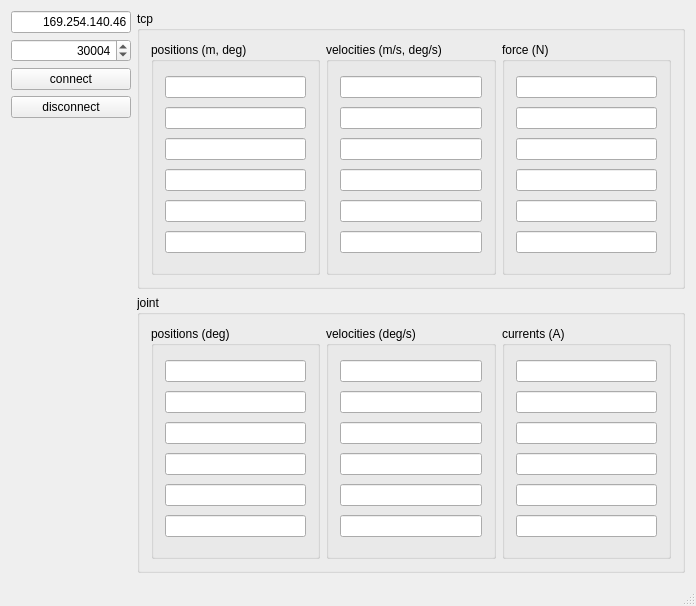
<?xml version="1.0" encoding="UTF-8"?>
<ui version="4.0">
 <class>MainWindow</class>
 <widget class="QMainWindow" name="MainWindow">
  <property name="geometry">
   <rect>
    <x>0</x>
    <y>0</y>
    <width>696</width>
    <height>606</height>
   </rect>
  </property>
  <property name="windowTitle">
   <string>MainWindow</string>
  </property>
  <widget class="QWidget" name="centralWidget">
   <layout class="QHBoxLayout" name="horizontalLayout_3">
    <item>
     <layout class="QVBoxLayout" name="verticalLayout">
      <item>
       <widget class="QLineEdit" name="lineEditAddress">
        <property name="sizePolicy">
         <sizepolicy hsizetype="Fixed" vsizetype="Fixed">
          <horstretch>0</horstretch>
          <verstretch>0</verstretch>
         </sizepolicy>
        </property>
        <property name="maximumSize">
         <size>
          <width>120</width>
          <height>16777215</height>
         </size>
        </property>
        <property name="text">
         <string>169.254.140.46</string>
        </property>
        <property name="alignment">
         <set>Qt::AlignRight|Qt::AlignTrailing|Qt::AlignVCenter</set>
        </property>
       </widget>
      </item>
      <item>
       <widget class="QSpinBox" name="spinBoxIp">
        <property name="sizePolicy">
         <sizepolicy hsizetype="Fixed" vsizetype="Fixed">
          <horstretch>0</horstretch>
          <verstretch>0</verstretch>
         </sizepolicy>
        </property>
        <property name="maximumSize">
         <size>
          <width>120</width>
          <height>16777215</height>
         </size>
        </property>
        <property name="alignment">
         <set>Qt::AlignRight|Qt::AlignTrailing|Qt::AlignVCenter</set>
        </property>
        <property name="maximum">
         <number>65535</number>
        </property>
        <property name="value">
         <number>30004</number>
        </property>
       </widget>
      </item>
      <item>
       <widget class="QPushButton" name="pushButtonConnect">
        <property name="sizePolicy">
         <sizepolicy hsizetype="Fixed" vsizetype="Fixed">
          <horstretch>0</horstretch>
          <verstretch>0</verstretch>
         </sizepolicy>
        </property>
        <property name="maximumSize">
         <size>
          <width>120</width>
          <height>16777215</height>
         </size>
        </property>
        <property name="text">
         <string>connect</string>
        </property>
       </widget>
      </item>
      <item>
       <widget class="QPushButton" name="pushButtonDisconnect">
        <property name="sizePolicy">
         <sizepolicy hsizetype="Fixed" vsizetype="Fixed">
          <horstretch>0</horstretch>
          <verstretch>0</verstretch>
         </sizepolicy>
        </property>
        <property name="maximumSize">
         <size>
          <width>120</width>
          <height>16777215</height>
         </size>
        </property>
        <property name="text">
         <string>disconnect</string>
        </property>
       </widget>
      </item>
      <item>
       <spacer name="verticalSpacer">
        <property name="orientation">
         <enum>Qt::Vertical</enum>
        </property>
        <property name="sizeHint" stdset="0">
         <size>
          <width>20</width>
          <height>40</height>
         </size>
        </property>
       </spacer>
      </item>
     </layout>
    </item>
    <item>
     <layout class="QVBoxLayout" name="verticalLayout_8">
      <item>
       <widget class="QGroupBox" name="groupBox_7">
        <property name="title">
         <string>tcp</string>
        </property>
        <layout class="QHBoxLayout" name="horizontalLayout_2">
         <item>
          <widget class="QGroupBox" name="groupBox_8">
           <property name="title">
            <string>positions (m, deg)</string>
           </property>
           <layout class="QVBoxLayout" name="verticalLayout_5">
            <item>
             <widget class="QLineEdit" name="lineEditPositionX">
              <property name="sizePolicy">
               <sizepolicy hsizetype="Preferred" vsizetype="Fixed">
                <horstretch>0</horstretch>
                <verstretch>0</verstretch>
               </sizepolicy>
              </property>
              <property name="alignment">
               <set>Qt::AlignRight|Qt::AlignTrailing|Qt::AlignVCenter</set>
              </property>
             </widget>
            </item>
            <item>
             <widget class="QLineEdit" name="lineEditPositionY">
              <property name="sizePolicy">
               <sizepolicy hsizetype="Preferred" vsizetype="Fixed">
                <horstretch>0</horstretch>
                <verstretch>0</verstretch>
               </sizepolicy>
              </property>
              <property name="alignment">
               <set>Qt::AlignRight|Qt::AlignTrailing|Qt::AlignVCenter</set>
              </property>
             </widget>
            </item>
            <item>
             <widget class="QLineEdit" name="lineEditPositionZ">
              <property name="sizePolicy">
               <sizepolicy hsizetype="Preferred" vsizetype="Fixed">
                <horstretch>0</horstretch>
                <verstretch>0</verstretch>
               </sizepolicy>
              </property>
              <property name="alignment">
               <set>Qt::AlignRight|Qt::AlignTrailing|Qt::AlignVCenter</set>
              </property>
             </widget>
            </item>
            <item>
             <widget class="QLineEdit" name="lineEditPositionRx">
              <property name="sizePolicy">
               <sizepolicy hsizetype="Preferred" vsizetype="Fixed">
                <horstretch>0</horstretch>
                <verstretch>0</verstretch>
               </sizepolicy>
              </property>
              <property name="alignment">
               <set>Qt::AlignRight|Qt::AlignTrailing|Qt::AlignVCenter</set>
              </property>
             </widget>
            </item>
            <item>
             <widget class="QLineEdit" name="lineEditPositionRy">
              <property name="sizePolicy">
               <sizepolicy hsizetype="Preferred" vsizetype="Fixed">
                <horstretch>0</horstretch>
                <verstretch>0</verstretch>
               </sizepolicy>
              </property>
              <property name="alignment">
               <set>Qt::AlignRight|Qt::AlignTrailing|Qt::AlignVCenter</set>
              </property>
             </widget>
            </item>
            <item>
             <widget class="QLineEdit" name="lineEditPositionRz">
              <property name="sizePolicy">
               <sizepolicy hsizetype="Preferred" vsizetype="Fixed">
                <horstretch>0</horstretch>
                <verstretch>0</verstretch>
               </sizepolicy>
              </property>
              <property name="alignment">
               <set>Qt::AlignRight|Qt::AlignTrailing|Qt::AlignVCenter</set>
              </property>
             </widget>
            </item>
           </layout>
          </widget>
         </item>
         <item>
          <widget class="QGroupBox" name="groupBox_9">
           <property name="title">
            <string>velocities (m/s, deg/s)</string>
           </property>
           <layout class="QVBoxLayout" name="verticalLayout_6">
            <item>
             <widget class="QLineEdit" name="lineEditVelocityX">
              <property name="sizePolicy">
               <sizepolicy hsizetype="Preferred" vsizetype="Fixed">
                <horstretch>0</horstretch>
                <verstretch>0</verstretch>
               </sizepolicy>
              </property>
              <property name="alignment">
               <set>Qt::AlignRight|Qt::AlignTrailing|Qt::AlignVCenter</set>
              </property>
             </widget>
            </item>
            <item>
             <widget class="QLineEdit" name="lineEditVelocityY">
              <property name="sizePolicy">
               <sizepolicy hsizetype="Preferred" vsizetype="Fixed">
                <horstretch>0</horstretch>
                <verstretch>0</verstretch>
               </sizepolicy>
              </property>
              <property name="alignment">
               <set>Qt::AlignRight|Qt::AlignTrailing|Qt::AlignVCenter</set>
              </property>
             </widget>
            </item>
            <item>
             <widget class="QLineEdit" name="lineEditVelocityZ">
              <property name="sizePolicy">
               <sizepolicy hsizetype="Preferred" vsizetype="Fixed">
                <horstretch>0</horstretch>
                <verstretch>0</verstretch>
               </sizepolicy>
              </property>
              <property name="alignment">
               <set>Qt::AlignRight|Qt::AlignTrailing|Qt::AlignVCenter</set>
              </property>
             </widget>
            </item>
            <item>
             <widget class="QLineEdit" name="lineEditVelocityRx">
              <property name="sizePolicy">
               <sizepolicy hsizetype="Preferred" vsizetype="Fixed">
                <horstretch>0</horstretch>
                <verstretch>0</verstretch>
               </sizepolicy>
              </property>
              <property name="alignment">
               <set>Qt::AlignRight|Qt::AlignTrailing|Qt::AlignVCenter</set>
              </property>
             </widget>
            </item>
            <item>
             <widget class="QLineEdit" name="lineEditVelocityRy">
              <property name="sizePolicy">
               <sizepolicy hsizetype="Preferred" vsizetype="Fixed">
                <horstretch>0</horstretch>
                <verstretch>0</verstretch>
               </sizepolicy>
              </property>
              <property name="alignment">
               <set>Qt::AlignRight|Qt::AlignTrailing|Qt::AlignVCenter</set>
              </property>
             </widget>
            </item>
            <item>
             <widget class="QLineEdit" name="lineEditVelocityRz">
              <property name="sizePolicy">
               <sizepolicy hsizetype="Preferred" vsizetype="Fixed">
                <horstretch>0</horstretch>
                <verstretch>0</verstretch>
               </sizepolicy>
              </property>
              <property name="alignment">
               <set>Qt::AlignRight|Qt::AlignTrailing|Qt::AlignVCenter</set>
              </property>
             </widget>
            </item>
           </layout>
          </widget>
         </item>
         <item>
          <widget class="QGroupBox" name="groupBox_10">
           <property name="title">
            <string>force (N)</string>
           </property>
           <layout class="QVBoxLayout" name="verticalLayout_7">
            <item>
             <widget class="QLineEdit" name="lineEditForceX">
              <property name="sizePolicy">
               <sizepolicy hsizetype="Preferred" vsizetype="Fixed">
                <horstretch>0</horstretch>
                <verstretch>0</verstretch>
               </sizepolicy>
              </property>
              <property name="alignment">
               <set>Qt::AlignRight|Qt::AlignTrailing|Qt::AlignVCenter</set>
              </property>
             </widget>
            </item>
            <item>
             <widget class="QLineEdit" name="lineEditForceY">
              <property name="sizePolicy">
               <sizepolicy hsizetype="Preferred" vsizetype="Fixed">
                <horstretch>0</horstretch>
                <verstretch>0</verstretch>
               </sizepolicy>
              </property>
              <property name="alignment">
               <set>Qt::AlignRight|Qt::AlignTrailing|Qt::AlignVCenter</set>
              </property>
             </widget>
            </item>
            <item>
             <widget class="QLineEdit" name="lineEditForceZ">
              <property name="sizePolicy">
               <sizepolicy hsizetype="Preferred" vsizetype="Fixed">
                <horstretch>0</horstretch>
                <verstretch>0</verstretch>
               </sizepolicy>
              </property>
              <property name="alignment">
               <set>Qt::AlignRight|Qt::AlignTrailing|Qt::AlignVCenter</set>
              </property>
             </widget>
            </item>
            <item>
             <widget class="QLineEdit" name="lineEditForceRx">
              <property name="sizePolicy">
               <sizepolicy hsizetype="Preferred" vsizetype="Fixed">
                <horstretch>0</horstretch>
                <verstretch>0</verstretch>
               </sizepolicy>
              </property>
              <property name="alignment">
               <set>Qt::AlignRight|Qt::AlignTrailing|Qt::AlignVCenter</set>
              </property>
             </widget>
            </item>
            <item>
             <widget class="QLineEdit" name="lineEditForceRy">
              <property name="sizePolicy">
               <sizepolicy hsizetype="Preferred" vsizetype="Fixed">
                <horstretch>0</horstretch>
                <verstretch>0</verstretch>
               </sizepolicy>
              </property>
              <property name="alignment">
               <set>Qt::AlignRight|Qt::AlignTrailing|Qt::AlignVCenter</set>
              </property>
             </widget>
            </item>
            <item>
             <widget class="QLineEdit" name="lineEditForceRz">
              <property name="sizePolicy">
               <sizepolicy hsizetype="Preferred" vsizetype="Fixed">
                <horstretch>0</horstretch>
                <verstretch>0</verstretch>
               </sizepolicy>
              </property>
              <property name="alignment">
               <set>Qt::AlignRight|Qt::AlignTrailing|Qt::AlignVCenter</set>
              </property>
             </widget>
            </item>
           </layout>
          </widget>
         </item>
        </layout>
       </widget>
      </item>
      <item>
       <widget class="QGroupBox" name="groupBox_2">
        <property name="title">
         <string>joint</string>
        </property>
        <layout class="QHBoxLayout" name="horizontalLayout">
         <item>
          <widget class="QGroupBox" name="groupBox_3">
           <property name="title">
            <string>positions (deg)</string>
           </property>
           <layout class="QVBoxLayout" name="verticalLayout_2">
            <item>
             <widget class="QLineEdit" name="lineEditPositionJ1">
              <property name="sizePolicy">
               <sizepolicy hsizetype="Preferred" vsizetype="Fixed">
                <horstretch>0</horstretch>
                <verstretch>0</verstretch>
               </sizepolicy>
              </property>
              <property name="alignment">
               <set>Qt::AlignRight|Qt::AlignTrailing|Qt::AlignVCenter</set>
              </property>
             </widget>
            </item>
            <item>
             <widget class="QLineEdit" name="lineEditPositionJ2">
              <property name="sizePolicy">
               <sizepolicy hsizetype="Preferred" vsizetype="Fixed">
                <horstretch>0</horstretch>
                <verstretch>0</verstretch>
               </sizepolicy>
              </property>
              <property name="alignment">
               <set>Qt::AlignRight|Qt::AlignTrailing|Qt::AlignVCenter</set>
              </property>
             </widget>
            </item>
            <item>
             <widget class="QLineEdit" name="lineEditPositionJ3">
              <property name="sizePolicy">
               <sizepolicy hsizetype="Preferred" vsizetype="Fixed">
                <horstretch>0</horstretch>
                <verstretch>0</verstretch>
               </sizepolicy>
              </property>
              <property name="alignment">
               <set>Qt::AlignRight|Qt::AlignTrailing|Qt::AlignVCenter</set>
              </property>
             </widget>
            </item>
            <item>
             <widget class="QLineEdit" name="lineEditPositionJ4">
              <property name="sizePolicy">
               <sizepolicy hsizetype="Preferred" vsizetype="Fixed">
                <horstretch>0</horstretch>
                <verstretch>0</verstretch>
               </sizepolicy>
              </property>
              <property name="alignment">
               <set>Qt::AlignRight|Qt::AlignTrailing|Qt::AlignVCenter</set>
              </property>
             </widget>
            </item>
            <item>
             <widget class="QLineEdit" name="lineEditPositionJ5">
              <property name="sizePolicy">
               <sizepolicy hsizetype="Preferred" vsizetype="Fixed">
                <horstretch>0</horstretch>
                <verstretch>0</verstretch>
               </sizepolicy>
              </property>
              <property name="alignment">
               <set>Qt::AlignRight|Qt::AlignTrailing|Qt::AlignVCenter</set>
              </property>
             </widget>
            </item>
            <item>
             <widget class="QLineEdit" name="lineEditPositionJ6">
              <property name="sizePolicy">
               <sizepolicy hsizetype="Preferred" vsizetype="Fixed">
                <horstretch>0</horstretch>
                <verstretch>0</verstretch>
               </sizepolicy>
              </property>
              <property name="alignment">
               <set>Qt::AlignRight|Qt::AlignTrailing|Qt::AlignVCenter</set>
              </property>
             </widget>
            </item>
           </layout>
          </widget>
         </item>
         <item>
          <widget class="QGroupBox" name="groupBox_4">
           <property name="title">
            <string>velocities (deg/s)</string>
           </property>
           <layout class="QVBoxLayout" name="verticalLayout_3">
            <item>
             <widget class="QLineEdit" name="lineEditVelocityJ1">
              <property name="sizePolicy">
               <sizepolicy hsizetype="Preferred" vsizetype="Fixed">
                <horstretch>0</horstretch>
                <verstretch>0</verstretch>
               </sizepolicy>
              </property>
              <property name="alignment">
               <set>Qt::AlignRight|Qt::AlignTrailing|Qt::AlignVCenter</set>
              </property>
             </widget>
            </item>
            <item>
             <widget class="QLineEdit" name="lineEditVelocityJ2">
              <property name="sizePolicy">
               <sizepolicy hsizetype="Preferred" vsizetype="Fixed">
                <horstretch>0</horstretch>
                <verstretch>0</verstretch>
               </sizepolicy>
              </property>
              <property name="alignment">
               <set>Qt::AlignRight|Qt::AlignTrailing|Qt::AlignVCenter</set>
              </property>
             </widget>
            </item>
            <item>
             <widget class="QLineEdit" name="lineEditVelocityJ3">
              <property name="sizePolicy">
               <sizepolicy hsizetype="Preferred" vsizetype="Fixed">
                <horstretch>0</horstretch>
                <verstretch>0</verstretch>
               </sizepolicy>
              </property>
              <property name="alignment">
               <set>Qt::AlignRight|Qt::AlignTrailing|Qt::AlignVCenter</set>
              </property>
             </widget>
            </item>
            <item>
             <widget class="QLineEdit" name="lineEditVelocityJ4">
              <property name="sizePolicy">
               <sizepolicy hsizetype="Preferred" vsizetype="Fixed">
                <horstretch>0</horstretch>
                <verstretch>0</verstretch>
               </sizepolicy>
              </property>
              <property name="alignment">
               <set>Qt::AlignRight|Qt::AlignTrailing|Qt::AlignVCenter</set>
              </property>
             </widget>
            </item>
            <item>
             <widget class="QLineEdit" name="lineEditVelocityJ5">
              <property name="sizePolicy">
               <sizepolicy hsizetype="Preferred" vsizetype="Fixed">
                <horstretch>0</horstretch>
                <verstretch>0</verstretch>
               </sizepolicy>
              </property>
              <property name="alignment">
               <set>Qt::AlignRight|Qt::AlignTrailing|Qt::AlignVCenter</set>
              </property>
             </widget>
            </item>
            <item>
             <widget class="QLineEdit" name="lineEditVelocityJ6">
              <property name="sizePolicy">
               <sizepolicy hsizetype="Preferred" vsizetype="Fixed">
                <horstretch>0</horstretch>
                <verstretch>0</verstretch>
               </sizepolicy>
              </property>
              <property name="alignment">
               <set>Qt::AlignRight|Qt::AlignTrailing|Qt::AlignVCenter</set>
              </property>
             </widget>
            </item>
           </layout>
          </widget>
         </item>
         <item>
          <widget class="QGroupBox" name="groupBox_5">
           <property name="title">
            <string>currents (A)</string>
           </property>
           <layout class="QVBoxLayout" name="verticalLayout_4">
            <item>
             <widget class="QLineEdit" name="lineEditCurrentJ1">
              <property name="sizePolicy">
               <sizepolicy hsizetype="Preferred" vsizetype="Fixed">
                <horstretch>0</horstretch>
                <verstretch>0</verstretch>
               </sizepolicy>
              </property>
              <property name="alignment">
               <set>Qt::AlignRight|Qt::AlignTrailing|Qt::AlignVCenter</set>
              </property>
             </widget>
            </item>
            <item>
             <widget class="QLineEdit" name="lineEditCurrentJ2">
              <property name="sizePolicy">
               <sizepolicy hsizetype="Preferred" vsizetype="Fixed">
                <horstretch>0</horstretch>
                <verstretch>0</verstretch>
               </sizepolicy>
              </property>
              <property name="alignment">
               <set>Qt::AlignRight|Qt::AlignTrailing|Qt::AlignVCenter</set>
              </property>
             </widget>
            </item>
            <item>
             <widget class="QLineEdit" name="lineEditCurrentJ3">
              <property name="sizePolicy">
               <sizepolicy hsizetype="Preferred" vsizetype="Fixed">
                <horstretch>0</horstretch>
                <verstretch>0</verstretch>
               </sizepolicy>
              </property>
              <property name="alignment">
               <set>Qt::AlignRight|Qt::AlignTrailing|Qt::AlignVCenter</set>
              </property>
             </widget>
            </item>
            <item>
             <widget class="QLineEdit" name="lineEditCurrentJ4">
              <property name="sizePolicy">
               <sizepolicy hsizetype="Preferred" vsizetype="Fixed">
                <horstretch>0</horstretch>
                <verstretch>0</verstretch>
               </sizepolicy>
              </property>
              <property name="alignment">
               <set>Qt::AlignRight|Qt::AlignTrailing|Qt::AlignVCenter</set>
              </property>
             </widget>
            </item>
            <item>
             <widget class="QLineEdit" name="lineEditCurrentJ5">
              <property name="sizePolicy">
               <sizepolicy hsizetype="Preferred" vsizetype="Fixed">
                <horstretch>0</horstretch>
                <verstretch>0</verstretch>
               </sizepolicy>
              </property>
              <property name="alignment">
               <set>Qt::AlignRight|Qt::AlignTrailing|Qt::AlignVCenter</set>
              </property>
             </widget>
            </item>
            <item>
             <widget class="QLineEdit" name="lineEditCurrentJ6">
              <property name="sizePolicy">
               <sizepolicy hsizetype="Preferred" vsizetype="Fixed">
                <horstretch>0</horstretch>
                <verstretch>0</verstretch>
               </sizepolicy>
              </property>
              <property name="alignment">
               <set>Qt::AlignRight|Qt::AlignTrailing|Qt::AlignVCenter</set>
              </property>
             </widget>
            </item>
           </layout>
          </widget>
         </item>
        </layout>
       </widget>
      </item>
     </layout>
    </item>
   </layout>
  </widget>
  <widget class="QMenuBar" name="menuBar">
   <property name="geometry">
    <rect>
     <x>0</x>
     <y>0</y>
     <width>696</width>
     <height>22</height>
    </rect>
   </property>
  </widget>
  <widget class="QStatusBar" name="statusBar"/>
 </widget>
 <layoutdefault spacing="6" margin="11"/>
 <resources/>
 <connections/>
</ui>
